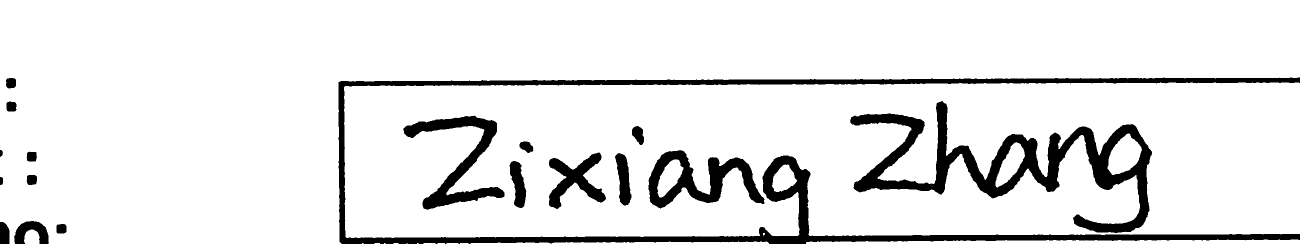
#> input picture learning/Ruijie/handwriting_recognization/temp3.png, 2600 x 487 px, found by its file name (shown at 1/2 size)
$ python main.py   (older library calls are emulated)
#> lines starting #> are read from the running program, lines starting #| are printed output that depends on the picture; after the words box and inside, x2 and y2 are one past the last pixel; in counts of white or black regions, pixels touching at a corner belong together
# -*- coding: utf-8 -*-
import cv2
import numpy as np
# import matplotlib.pyplot as plt

from PIL import Image
from difflib import SequenceMatcher
from PIL import *
from PIL import ImageEnhance
import time
from pytesseract import image_to_string, image_to_boxes
import os


# [59 lines left out: functions getNameArea, findcoordinateOfName, cropNamePart, not called in this run]
    # image = Image.open("temp.png")
    # return image

def findLengthAndHeight(contour):
    """
    @param contour: the contour of one shape, maybe one letter, maybe two letters
    @return: the length of this contour
    """
    # contour = answerBox[0].getContour()
    x_axis = []
    y_axis = []
    for point in contour:
        x_axis.append(point[0][0])
        y_axis.append(point[0][1])
    x_axis.sort()
    y_axis.sort()
    length = x_axis[-1] - x_axis[0]
    height = y_axis[-1] - y_axis[0]

    return length


def checkSpecial(cnt, contours,smallestWide, crop_image):
    """
    @param cnt: the contour of the letter
    @param contours: all of contours in the image
    @param smallestWide: a list of one element which store the smallest wide, use list to pass by reference
    @param crop_image: the image contains the name
    @return: the box of the letter
    This function will check the i and j in the handwriting
    """
    [x, y, w, h] = cv2.boundingRect(cnt)
    if w < smallestWide[0]:
        smallestWide[0] = w

    for contour in contours:
        [x1, y1, w1, h1] = cv2.boundingRect(contour)
        '''
        if x - 1.3 * w <x1 < x + 2 * w and \
            0.1*w < w1 < 2 * w and \
            cv2.contourArea(contour) < 0.5 * cv2.contourArea(cnt) and \
            h1 > 0.1*h and \
            w < 2*smallestWide[0] and \
            y1 < y:
            cv2.drawContours(crop_image, [contour], -1, (0, 255, 0), 2)
        '''
        if x - 1.3 * w <x1 < x + 2 * w :
            if 0.1*w < w1 < 2 * w :
                if cv2.contourArea(contour) < 0.7 * cv2.contourArea(cnt) :
                    if h1 > 0.1*h:
                        if w < 3*smallestWide[0] :
                            if y1 < y:
                                cv2.drawContours(crop_image, [contour], -1, (0, 255, 0), 2)
                                return x, y1,abs(x1-x+w1), y-y1+h

    return x, y, w, h


if __name__ == '__main__':

    # get the sample from original image
    imagePath2 = "/Users/gengruijie/Desktop/未命名文件夹/OneDrive/学习" + \
                "/cs/课外/Github/AutoGrading/learning/Ruijie/handwriting_recognization/original_file/"
    # getNameArea(imagePath2)

    imagePath = "/Users/gengruijie/Desktop/未命名文件夹/OneDrive/学习/cs/课外/Github/AutoGrading/learning/Ruijie/handwriting_recognization/sample/"
    image = cv2.imread(imagePath+"temp3.png")
#> image is the input picture: shape (487, 2600, 3); 90.3% white; 18 black regions, largest, box (x1, y1, x2, y2) and area: (677, 155, 2600, 487) 50600, (1700, 202, 2304, 466) 36599, (1297, 300, 1529, 417) 10508

    res = image
    # convert image to grayscale
    gray = cv2.cvtColor(res, cv2.COLOR_BGR2GRAY)
    # blur the image slightly to remove noise.
    # gray = cv2.bilateralFilter(gray, 11, 17, 17)
    gray = cv2.GaussianBlur(gray, (5, 5), 0)  # is an alternative way to blur the image
    # canny edge detection
    edged = cv2.Canny(gray, 30, 200)
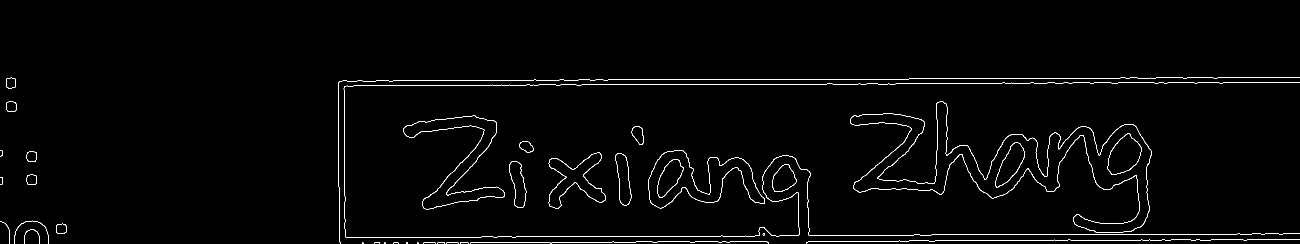
#> edged: shape (487, 2600) (shown at 1/2 size); 1.4% white in thin lines or dots, all inside (x1, y1, x2, y2) = (0, 154, 2600, 487)


    # two threshold method.
    # The first one is normal threshold method
    # The second one is use Gaussian method which has better effect.
    # ret,thresh1 = cv2.threshold(gray,150,150,cv2.THRESH_BINARY)
    thresh=cv2.adaptiveThreshold(gray,255,cv2.ADAPTIVE_THRESH_GAUSSIAN_C,cv2.THRESH_BINARY,11,2)
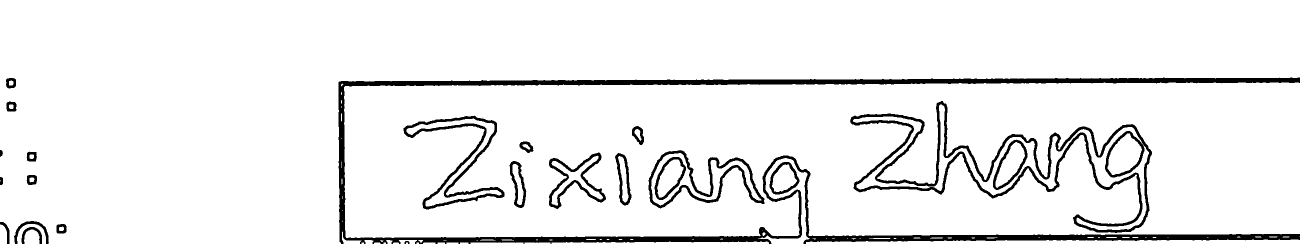
#> thresh: shape (487, 2600) (shown at 1/2 size); 93.2% white; 23 black regions

    try:
        (cnts, _) = cv2.findContours(edged.copy(), cv2.RETR_EXTERNAL, cv2.CHAIN_APPROX_SIMPLE)
#> cnts = 35 contours, 19 with area under 20; largest, box (x1, y1, x2, y2) and area: (1700, 202, 2304, 466) 43168, (1296, 300, 1529, 417) 12858, (807, 231, 1009, 419) 10420, (1097, 305, 1212, 418) 5346, (1230, 306, 1263, 411) 2114
    except:
        (_, cnts, _) = cv2.findContours(edged.copy(), cv2.RETR_EXTERNAL, cv2.CHAIN_APPROX_SIMPLE)

    # cnts = sorted(cnts, key=cv2.contourArea, reverse=True)
    cnts = sorted(cnts, key=lambda student: student[0][0][0], reverse=False)


    # 找到外面的那个框，长度大于2/3的框


    i = 0

    lengthList = []
    temp = res.copy()

    for cnt in cnts:
        lengthList.append(findLengthAndHeight(cnt))
#> this loop made 35 passes
#> (length in findLengthAndHeight, height in findLengthAndHeight) on passes 1 to 12: (18, 43), (5, 15), (5, 13), (20, 19), (19, 21), (20, 19), (30, 27), (20, 20), (69, 45), (20, 19), (2, 1), (10, 1)
#> after the loop, lengthList = 35 values, max 1923 at index 34, min 2 at index 10, mean 201.8
        # [6 lines of commented-out code are left out]
    largestCnt = cnts[lengthList.index(max(lengthList))]
#> largestCnt = contour of 223 points, box (x1, y1, x2, y2) (676, 154, 2600, 487), area 4

    x_axis = []
    y_axis = []
    for point in largestCnt:
        x_axis.append(point[0][0])
        y_axis.append(point[0][1])
#> this loop made 223 passes
#> point on passes 1 to 3: [[2598, 154]], [[2597, 155]], [[2435, 155]]
#> after the loop, x_axis = 223 values, max 2599 at index 222, min 676 at index 99, mean 1471; y_axis = 223 values, max 486 at index 111, min 154 at index 0, mean 177.7
    x_axis.sort()
    y_axis.sort()
    maxX = x_axis[-1] - 0.03*(x_axis[-1] - x_axis[0])
#> maxX = 2541.3
    minX = x_axis[0] + 0.03*(x_axis[-1] - x_axis[0])
#> minX = 733.7
    maxY = y_axis[-1] - 0.05*(y_axis[-1] - y_axis[0])
#> maxY = 469.4
    minY = y_axis[0] + 0.03*(y_axis[-1] - y_axis[0])
#> minY = 164

    crop_img = temp[ int(minY): int(maxY), int(minX): int(maxX)]
#> crop_img: shape (306, 1808, 3); 84.8% white; 15 black regions (3 under 20 px), largest, box (x1, y1, x2, y2) and area: (967, 39, 1571, 303) 36599, (564, 137, 796, 254) 10508, (74, 68, 276, 256) 10310
    gray = cv2.cvtColor(crop_img, cv2.COLOR_BGR2GRAY)
    # blur the image slightly to remove noise.
    # gray = cv2.bilateralFilter(gray, 11, 17, 17)
    gray = cv2.GaussianBlur(gray, (5, 5), 0)  # is an alternative way to blur the image
    # canny edge detection
    edged = cv2.Canny(gray, 30, 200)
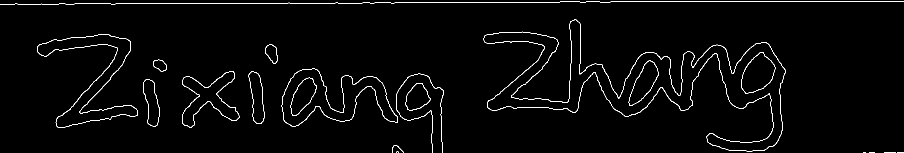
#> edged: shape (306, 1808) (shown at 1/2 size); 1.9% white in thin lines or dots

    try:
        (cnts, _) = cv2.findContours(edged.copy(), cv2.RETR_EXTERNAL, cv2.CHAIN_APPROX_SIMPLE)
#> cnts = 17 contours, 7 with area under 20; largest, box (x1, y1, x2, y2) and area: (967, 39, 1571, 303) 43168, (563, 137, 796, 254) 12858, (74, 68, 276, 256) 10420, (364, 142, 479, 255) 5346, (497, 143, 530, 248) 2114
    except:
        (_, cnts, _) = cv2.findContours(edged.copy(), cv2.RETR_EXTERNAL, cv2.CHAIN_APPROX_SIMPLE)

    # [19 lines of commented-out code are left out]

    cnts = sorted(cnts, key=lambda cnts: cnts[0][0][0], reverse=False)
    cv2.drawContours(crop_img, cnts, -1, (0, 255, 0), 2)
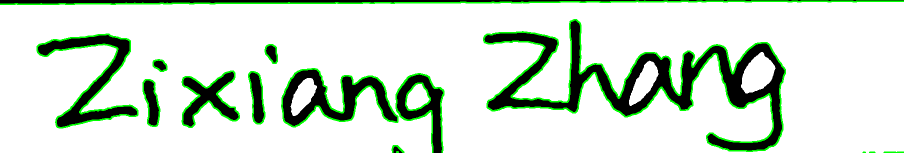
#> crop_img: shape (306, 1808, 3) (shown at 1/2 size); mean B, G, R 209.4, 223.1, 209.4
    cv2.imshow("this is all contours", crop_img)
    smallestWide = [10000]
    for cnt in cnts:
        [_, _, w, h] = cv2.boundingRect(cnt)
        if not(h > (maxY - minY) * 0.2 and w < (maxX-minX)*0.5 ):
            continue
        # special is i and j
        x,y,w,h = checkSpecial(cnt, cnts,smallestWide, crop_img)
        cv2.rectangle(crop_img, (x, y), (x + w, y + h), (0, 0, 255), 2)
        roi = thresh[y:y + h, x:x + w]
        roismall = cv2.resize(roi, (10, 10))
        cv2.imshow("norm" , crop_img)
        key = cv2.waitKey(0)
        if key == 50:
            cv2.imwrite("sample/Indivisible"+ ".png", crop_img)
        elif key == 49:
            cv2.imwrite("sample/Indivisible"+ ".png", crop_img)
#> this loop made 17 passes; (key Esc is pressed on pass 1)
#> (x, y) on passes 1, 2, 4, 5, 7, 11: (74, 68), (286, 119), (364, 142), (497, 89), (563, 137), (792, 147)
#> pass 1, `cv2.imshow("norm" , crop_img)`:
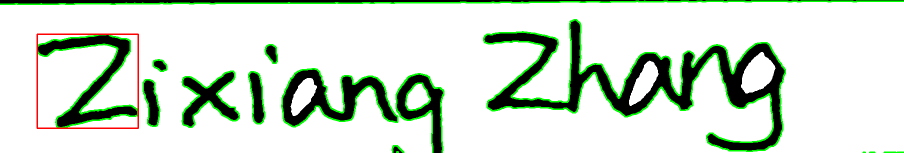
#> window 'norm': shape (306, 1808, 3) (shown at 1/2 size); mean B, G, R 208.4, 222, 209.4
#> after the loop:
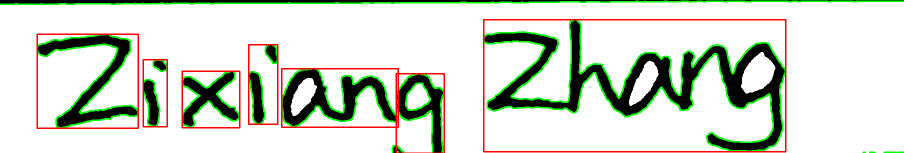
#> crop_img: shape (306, 1808, 3) (shown at 1/2 size); 2.66% of pixels changed, all inside (x1, y1, x2, y2) = (73, 38, 1573, 306)
#> after the loop:
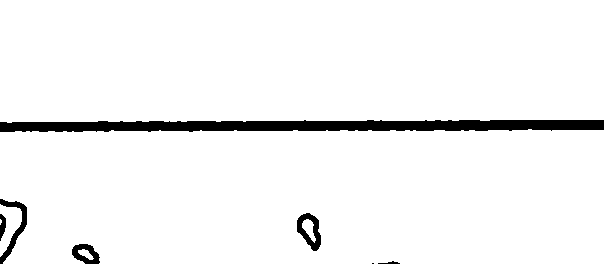
#> roi: shape (264, 604); 95.4% white; 7 black regions (1 under 20 px), largest, box (x1, y1, x2, y2) and area: (0, 120, 604, 132) 5920, (0, 199, 27, 264) 468, (297, 213, 321, 251) 447, (72, 244, 100, 264) 326, (0, 214, 6, 241) 106, (378, 261, 400, 264) 34


    # cv2.drawContours(temp, [cnts[14]], -1, (0, 255, 0), 2)
    # cv2.imwrite("1111"+ ".png", crop_img)
